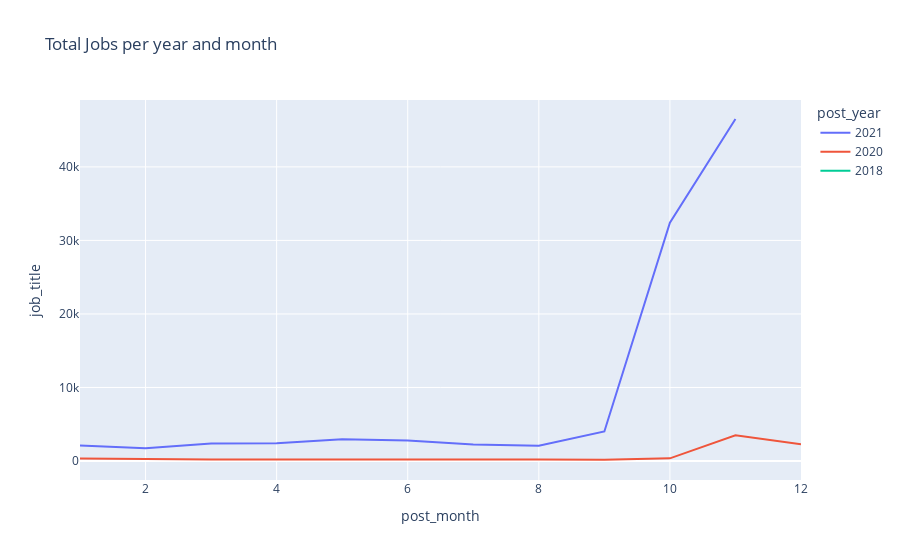

This figure's notebook cell:
### Code cell
import plotly.express as px
# px.bar(totalJobsByYearMonth(df).reset_index().reset_index(), x='post_month', y='job_title')
aux = totalJobsByYearMonth(df).reset_index().reset_index()
fig = px.line(aux,  x='post_month', y='job_title', 
              color='post_year', title='Total Jobs per year and month')
fig.show()

### Figure 1 — Plotly figure (JSON) as saved in the notebook; plotly's stock layout.template omitted (floating-point values rounded to 4 significant figures)
{"data": [{"hovertemplate": "post_year=2021<br>post_month=%{x}<br>job_title=%{y}<extra></extra>", "legendgroup": "2021", "line": {"color": "#636efa", "dash": "solid"}, "marker": {"symbol": "circle"}, "mode": "lines", "name": "2021", "orientation": "v", "showlegend": true, "type": "scatter", "x": [11, 10, 9, 8, 7, 6, 5, 4, 3, 2, 1], "xaxis": "x", "y": [46514, 32403, 4022, 2073, 2251, 2789, 2957, 2431, 2367, 1739, 2105], "yaxis": "y"}, {"hovertemplate": "post_year=2020<br>post_month=%{x}<br>job_title=%{y}<extra></extra>", "legendgroup": "2020", "line": {"color": "#EF553B", "dash": "solid"}, "marker": {"symbol": "circle"}, "mode": "lines", "name": "2020", "orientation": "v", "showlegend": true, "type": "scatter", "x": [12, 11, 10, 9, 8, 7, 6, 5, 4, 3, 2, 1], "xaxis": "x", "y": [2263, 3485, 365, 173, 192, 190, 158, 156, 115, 210, 287, 347], "yaxis": "y"}, {"hovertemplate": "post_year=2018<br>post_month=%{x}<br>job_title=%{y}<extra></extra>", "legendgroup": "2018", "line": {"color": "#00cc96", "dash": "solid"}, "marker": {"symbol": "circle"}, "mode": "lines", "name": "2018", "orientation": "v", "showlegend": true, "type": "scatter", "x": [11], "xaxis": "x", "y": [1], "yaxis": "y"}], "layout": {"legend": {"title": {"text": "post_year"}, "tracegroupgap": 0}, "title": {"text": "Total Jobs per year and month"}, "xaxis": {"anchor": "y", "domain": [0, 1], "title": {"text": "post_month"}}, "yaxis": {"anchor": "x", "domain": [0, 1], "title": {"text": "job_title"}}}}
